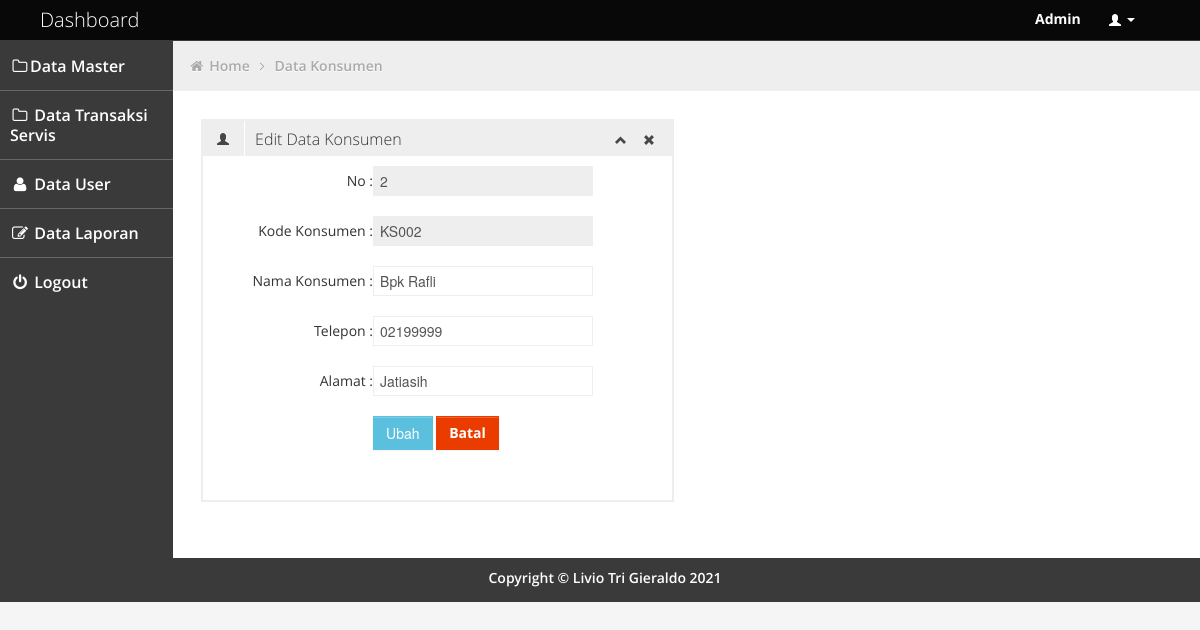
Page /admin/edit_konsumen.php?id_konsumen=2 (signed in) on the committed database.
### tables this page shows
CREATE TABLE `konsumen` (
  `id_konsumen` int(10) NOT NULL,
  `kd_konsumen` varchar(10) NOT NULL,
  `nm_konsumen` varchar(100) NOT NULL,
  `telepon` varchar(16) NOT NULL,
  `alamat` varchar(200) NOT NULL
);

### admin/edit_konsumen.php (the view, shortened to what this page needs)
<?php
include '../config/koneksi.php';
if (isset($_GET['id_konsumen'])) {
	$data = $conn->prepare("SELECT * FROM konsumen WHERE id_konsumen =? ");
	$id_konsumen = $_GET['id_konsumen'];
	$data->bind_param('i', $id_konsumen);
	$data->execute();
	$result = $data->get_result();
	$row= $result->fetch_row();
}
?>
<!DOCTYPE html>
<html lang="en">
<head>
	<link id="bootstrap-style" href="../css/bootstrap.min.css" rel="stylesheet">
	<link href="../css/bootstrap-responsive.min.css" rel="stylesheet">
	<link id="base-style" href="../css/style.css" rel="stylesheet">
	<link id="base-style-responsive" href="../css/style-responsive.css" rel="stylesheet">
	<link rel="stylesheet" type="text/css" href="../css2/font.css">
</head>
<body>
	<?php include 'navbar.php'; ?>
		<div class="container-fluid-full">
				<div class="row-fluid">
					<?php include 'sidebarr.php'; ?>
						<div id="content" class="span10">
								<ul class="breadcrumb">
									<li>
										<i class="icon-home"></i>
										<a href="dashboard.php">Home</a>
										<i class="icon-angle-right"></i>
									</li>
									<li><a href="konsumen.php">Data Konsumen</a></li>
								</ul>
		<div class="row-fluid sortable">
				<div class="box span6">
					<div class="box-header" data-original-title>
						<h2><i class="halflings-icon user"></i><span class="break"></span>Edit Data Konsumen</h2>
						<div class="box-icon">
							<a href="#" class="btn-minimize"><i class="halflings-icon chevron-up"></i></a>
							<a href="#" class="btn-close"><i class="halflings-icon remove"></i></a>
						</div>
					</div>
			<div class="box-content">
			  	<form class="form-horizontal" action="../aksi/konsumen_update.php?updatekonsumen" method="post">
				  <div class="form-group">
					    <label class="control-label col-sm-2" for="id_konsumen">No :</label>
					    <div class="col-sm-10">
					      <input type="text" class="form-control" name="id_konsumen" value="<?php echo $row ['0']; ?>" readonly>
					    </div>
					  </div><br>
					 <div class="form-group">
					    <label class="control-label col-sm-2" for="kd_konsumen">Kode Konsumen :</label>
					    <div class="col-sm-10">
					      <input type="text" class="form-control" name="kd_konsumen" value="<?php echo $row ['1']; ?>" readonly>
					    </div>
					  </div><br>
					  <div class="form-group">
					    <label class="control-label col-sm-2" for="nm_konsumen">Nama Konsumen :</label>
					    <div class="col-sm-10">
					      <input type="text" class="form-control" name="nm_konsumen" value="<?php echo $row ['2']; ?>" required>
					    </div>
					  </div><br>
					  <div class="form-group">
					    <label class="control-label col-sm-2" for="telepon">Telepon :</label>
					    <div class="col-sm-10">
					      <input type="text" class="form-control" name="telepon" value="<?php echo $row ['3']; ?>" required>
					    </div>
					  </div><br>
					  <div class="form-group">
					    <label class="control-label col-sm-2" for="alamat">Alamat :</label>
					    <div class="col-sm-10" style="color: black">
                        <input type="text" class="form-control" name="alamat" value="<?php echo $row ['4']; ?>" required>
					    </div>
					  </div><br>
					 <div class="form-group">
						<label class="col-sm-3 control-label">&nbsp;</label>
						<div class="col-sm-6">
							<input type="submit" name="updatekonsumen" class="btn btn-sm btn-info" value="Ubah">
							<a href="konsumen.php" class="btn btn-sm btn-danger"><b>Batal</b></a>
						</div>
					</div>
				</form><br>
			    </div>
			  </div>
			  </div>
			</div>
				</div>
			</div>
	<?php include 'footer.php';?>
</body>
</html>

### css/style.css (style rules this page uses)
body { background: #F5F5F5; color: #333; border: none; font-family: 'Open Sans', sans-serif; font-weight: 600; }
a { color: #646464; }
h2 { font-size: 16px; line-height: 16px; }
#content { background: #ffffff; filter: none; min-height: 100%; padding: 20px 20px; position: relative; }
.breadcrumb { margin: -28px -28px 28px -28px; line-height: 34px; background: #eee; border: 0px; color: #aaa; -webkit-box-shadow: none; -moz-box-shadow: none; box-shadow: none; -webkit-border-radius: 0px; -moz-border-radius: 0px; border-radius: 0px; }
.breadcrumb a { color: #aaa; text-shadow: 0px 1px 1px #fff; }
.box { border: 2px solid #eee; background: #fff !important; margin-bottom: 28px; }
.box-header { height: 16px; font-size: 16px; line-height: 16px; padding: 10px; background: #eee; -webkit-box-shadow: none; -moz-box-shadow: none; box-shadow: none; overflow: hidden; }
.box-header h2 { float:left; margin-top: 0px; font-weight: 300; }
.box-header h2 i { margin: 0px 3px 0px 4px; opacity: .8; filter: alpha(opacity=80); -ms-filter:"progid:DXImageTransform.Microsoft.Alpha(Opacity=80)"; }
.box-header .box-icon { float:right; margin-top: 1px; }
.box-header .box-icon i { -webkit-transition: all 0.1s ease-in-out; -moz-transition: all 0.1s ease-in-out; -o-transition: all 0.1s ease-in-out; -ms-transition: all 0.1s ease-in-out; transition: all 0.1s ease-in-out; opacity: .8; filter: alpha(opacity=80); -ms-filter:"progid:DXImageTransform.Microsoft.Alpha(Opacity=80)"; }
.box-header .box-icon a { margin: 0px 5px; }
.box-content { position: relative; z-index: 50; margin-top: -1px; padding: 10px; background: #fff !important; }
.btn { display: inline-block; padding: 6px 12px; margin-bottom: 0; font-size: 14px; font-weight: 500; line-height: 20px; text-align: center; white-space: nowrap; vertical-align: middle; cursor: pointer; border: 1px solid #a7a9aa; -webkit-border-radius: 0px !important; border-radius: 0px !important; }
.btn { color: #ffffff; background-color: #a7a9aa; border-color: #a7a9aa; background-image: none; filter: none; text-shadow: none; }
.btn-danger { background-color: #EB3C00; border-color: #EB3C00; }
.btn-info { background-color: #5bc0de; border-color: #5bc0de; }

### css/style-responsive.css (style rules this page uses)
@media (min-width: 1200px) { .container-fluid-full { overflow: hidden; position: relative; height: 100%; } }
@media (min-width: 1200px) { #content { width: 85.578%; padding: 28px; margin: 0px 0px; margin-left: 14.422% !important; } }

### css/halflings.css (style rules this page uses)
html, html .halflings { -webkit-font-smoothing: antialiased !important; }
.halflings-icon { display: inline-block; width: 14px; height: 14px; line-height: 14px; vertical-align: text-top; background-image: url(../img/glyphicons_halflings.svg); background-position: 0 0; background-repeat: no-repeat; vertical-align: top; *display: inline; *zoom: 1; *margin-right: .3em; }
.halflings-icon.user { background-position: -168px 0; }
.halflings-icon.remove { background-position: -312px 0; }
.halflings-icon.chevron-up { background-position: -288px -120px; }

### rows in the picture
konsumen: id_konsumen "2", kd_konsumen "KS002", nm_konsumen "Bpk Rafli", telepon "02199999", alamat "Jatiasih"

### other values in the picture
$_SESSION['level'] "Admin"
